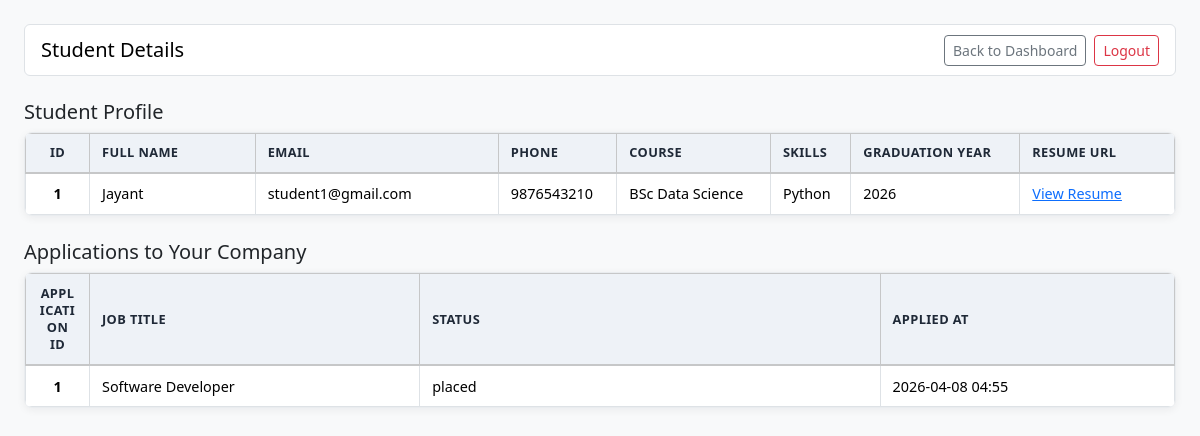
Page /company/student-details?student_id=1 (signed in) on the committed database.
### model.py (models this page shows, shortened)
class Student(db.Model):
    __tablename__ = "students"
    id = db.Column(db.Integer, primary_key=True)
    full_name = db.Column(db.String(120), nullable=False)
    email = db.Column(db.String(120), unique=True, nullable=False)
    password = db.Column(db.String(120), nullable=False)
    phone = db.Column(db.String(20), nullable=True)
    course = db.Column(db.String(100), nullable=True)
    skills = db.Column(db.String(255), nullable=True)
    graduation_year = db.Column(db.Integer, nullable=True)
    resume_url = db.Column(db.String(255), nullable=True)
    is_deactivated = db.Column(db.Boolean, nullable=False, default=False)
    applications = db.relationship(
        "Application", back_populates="student", cascade="all, delete-orphan"
    )

class Application(db.Model):
    __tablename__ = "applications"
    __table_args__ = (
        UniqueConstraint(
            "student_id", "job_position_id", name="uq_student_job_application"
        ),
    )
    id = db.Column(db.Integer, primary_key=True)
    student_id = db.Column(db.Integer, db.ForeignKey("students.id"), nullable=False)
    job_position_id = db.Column(
        db.Integer, db.ForeignKey("job_positions.id"), nullable=False
    )
    status = db.Column(db.String(30), nullable=False, default="applied")
    applied_at = db.Column(db.DateTime, nullable=False, default=datetime.utcnow)
    student = db.relationship("Student", back_populates="applications")
    job_position = db.relationship("JobPosition", back_populates="applications")
    placement = db.relationship(
        "Placement", back_populates="application", uselist=False, cascade="all, delete-orphan"
    )

class JobPosition(db.Model):
    __tablename__ = "job_positions"
    id = db.Column(db.Integer, primary_key=True)
    company_id = db.Column(db.Integer, db.ForeignKey("companies.id"), nullable=False)
    title = db.Column(db.String(120), nullable=False)
    description = db.Column(db.Text, nullable=True)
    eligibility_criteria = db.Column(db.String(255), nullable=True)
    required_skills = db.Column(db.String(255), nullable=True)
    experience_required = db.Column(db.String(120), nullable=True)
    application_deadline = db.Column(db.Date, nullable=True)
    location = db.Column(db.String(120), nullable=True)
    salary_lpa = db.Column(db.Float, nullable=True)
    status = db.Column(db.String(30), nullable=False, default="pending")
    is_active = db.Column(db.Boolean, nullable=False, default=True)
    posted_at = db.Column(db.DateTime, nullable=False, default=datetime.utcnow)
    company = db.relationship("Company", back_populates="job_positions")
    applications = db.relationship(
        "Application", back_populates="job_position", cascade="all, delete-orphan"
    )

### app.py (the view)
@app.route('/company/student-details')
def company_student_details():
    if 'company_id' not in session:
        return redirect(url_for("access"))
    company = Company.query.get(session['company_id'])
    if not company or company.is_blacklisted:
        session.clear()
        return redirect(url_for("access"))
    student_id_raw = (request.args.get("student_id") or "").strip()
    if not student_id_raw.isdigit():
        flash("Please enter a valid student ID.", "warning")
        return redirect(url_for("company_dashboard"))
    student_id = int(student_id_raw)
    student = Student.query.get(student_id)
    if not student:
        flash("No student found with this ID.", "warning")
        return redirect(url_for("company_dashboard"))
    student_applications = Application.query.join(JobPosition).filter(
        Application.student_id == student.id,
        JobPosition.company_id == company.id
    ).order_by(Application.id.asc()).all()
    return render_template(
        'company_student_detail.html',
        company=company,
        student=student,
        student_applications=student_applications,
    )

### template/company_student_detail.html (shortened to what this page needs)
<!doctype html>
<html lang="en">
<head>
    <link href="https://cdn.jsdelivr.net/npm/bootstrap@5.3.8/dist/css/bootstrap.min.css" rel="stylesheet">
</head>
<body class="bg-light">
    <main class="container-fluid portal-container py-4">
        <nav class="navbar navbar-expand-lg bg-white border rounded px-3 mb-4">
            <span class="navbar-brand mb-0 h1">Student Details</span>
            <a href="{{ url_for('company_dashboard') }}" class="btn btn-outline-secondary btn-sm ms-auto me-2">Back to Dashboard</a>
            <a href="{{ url_for('logout') }}" class="btn btn-outline-danger btn-sm">Logout</a>
        </nav>
        <section class="mb-4">
            <h2 class="h5">Student Profile</h2>
            <div class="table-responsive">
                <table class="table table-bordered table-sm align-middle bg-white table-sticky-cols">
                    <thead class="table-light">
                        <tr>
                            <th>ID</th>
                            <th>Full Name</th>
                            <th>Email</th>
                            <th>Phone</th>
                            <th>Course</th>
                            <th>Skills</th>
                            <th>Graduation Year</th>
                            <th>Resume URL</th>
                        </tr>
                    </thead>
                    <tbody>
                        <tr>
                            <td>{{ student.id }}</td>
                            <td>{{ student.full_name }}</td>
                            <td>{{ student.email }}</td>
                            <td>{{ student.phone or 'N/A' }}</td>
                            <td>{{ student.course or 'N/A' }}</td>
                            <td>{{ student.skills or 'N/A' }}</td>
                            <td>{{ student.graduation_year or 'N/A' }}</td>
                            <td>
                                {% if student.resume_url %}
                                <a href="{{ student.resume_url }}" target="_blank">View Resume</a>
                                {% else %}
                                N/A
                                {% endif %}
                            </td>
                        </tr>
                    </tbody>
                </table>
            </div>
        </section>
        <section>
            <h2 class="h5">Applications to Your Company</h2>
            <div class="table-responsive">
                <table class="table table-bordered table-sm align-middle bg-white table-sticky-cols">
                    <thead class="table-light">
                        <tr>
                            <th>Application ID</th>
                            <th>Job Title</th>
                            <th>Status</th>
                            <th>Applied At</th>
                        </tr>
                    </thead>
                    <tbody>
                        {% for application in student_applications %}
                        <tr>
                            <td>{{ application.id }}</td>
                            <td>{{ application.job_position.title }}</td>
                            <td>{{ application.status }}</td>
                            <td>{{ application.applied_at.strftime('%Y-%m-%d %H:%M') if application.applied_at else 'N/A' }}</td>
                        </tr>
                        {% else %}
                        <tr>
                            <td colspan="4" class="text-center">This student has not applied to your company yet.</td>
                        </tr>
                        {% endfor %}
                    </tbody>
                </table>
            </div>
        </section>
    </main>
</body>
</html>

### template/company_student_detail.html (style rules this page uses)
.portal-container { max-width: 98%; }
.table-responsive { border: 1px solid #e9ecef; border-radius: 0.5rem; background: #ffffff; overflow-x: auto; box-shadow: 0 2px 8px rgba(15, 23, 42, 0.06); }
.table-responsive .table { width: 100%; min-width: 100%; margin-bottom: 0; font-size: 0.9rem; table-layout: auto; }
.table-responsive .table th, .table-responsive .table td { padding: 0.65rem 0.75rem; white-space: normal; word-break: break-word; overflow-wrap: anywhere; line-height: 1.35; vertical-align: middle; }
.table-responsive .table thead th { background: #eef2f7; color: #1f2937; font-weight: 700; font-size: 0.8rem; text-transform: uppercase; letter-spacing: 0.03em; border-bottom-width: 2px; }
.table-responsive .table th:first-child, .table-responsive .table td:first-child { width: 64px; text-align: center; font-weight: 600; }
.table-responsive .table th:nth-child(2), .table-responsive .table td:nth-child(2) { min-width: 150px; }
.table-responsive .table th:nth-child(3), .table-responsive .table td:nth-child(3) { min-width: 220px; }
.table-responsive .table th:last-child, .table-responsive .table td:last-child { min-width: 140px; }
.table-sticky-cols { border-collapse: collapse; border-spacing: 0; }
.table-sticky-cols th, .table-sticky-cols td { position: static; left: auto; }

### rows in the picture
Student: id "1", full_name "Jayant", email "student1@gmail.com", phone "9876543210", course "BSc Data Science", skills "Python", graduation_year "2026"
Application: id "1", job_position "Software Developer", status "placed", applied_at "2026-04-08 04:55"
